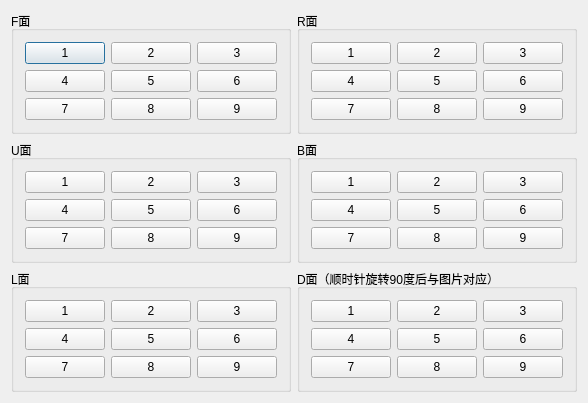
<?xml version="1.0" encoding="UTF-8"?>
<ui version="4.0">
 <class>RecogAreaDialog</class>
 <widget class="QDialog" name="RecogAreaDialog">
  <property name="geometry">
   <rect>
    <x>0</x>
    <y>0</y>
    <width>538</width>
    <height>369</height>
   </rect>
  </property>
  <property name="windowTitle">
   <string>RecogAreaDialog</string>
  </property>
  <layout class="QGridLayout" name="gridLayout_7">
   <item row="0" column="0">
    <widget class="QGroupBox" name="groupBtnBox_1">
     <property name="title">
      <string>F面</string>
     </property>
     <layout class="QGridLayout" name="gridLayout_2">
      <item row="0" column="0">
       <widget class="QPushButton" name="btn_block1_1">
        <property name="text">
         <string>1</string>
        </property>
       </widget>
      </item>
      <item row="0" column="1">
       <widget class="QPushButton" name="btn_block1_2">
        <property name="text">
         <string>2</string>
        </property>
       </widget>
      </item>
      <item row="0" column="2">
       <widget class="QPushButton" name="btn_block1_3">
        <property name="text">
         <string>3</string>
        </property>
       </widget>
      </item>
      <item row="1" column="0">
       <widget class="QPushButton" name="btn_block1_4">
        <property name="text">
         <string>4</string>
        </property>
       </widget>
      </item>
      <item row="1" column="1">
       <widget class="QPushButton" name="btn_block1_5">
        <property name="text">
         <string>5</string>
        </property>
       </widget>
      </item>
      <item row="1" column="2">
       <widget class="QPushButton" name="btn_block1_6">
        <property name="text">
         <string>6</string>
        </property>
       </widget>
      </item>
      <item row="2" column="0">
       <widget class="QPushButton" name="btn_block1_7">
        <property name="text">
         <string>7</string>
        </property>
       </widget>
      </item>
      <item row="2" column="1">
       <widget class="QPushButton" name="btn_block1_8">
        <property name="text">
         <string>8</string>
        </property>
       </widget>
      </item>
      <item row="2" column="2">
       <widget class="QPushButton" name="btn_block1_9">
        <property name="text">
         <string>9</string>
        </property>
       </widget>
      </item>
     </layout>
    </widget>
   </item>
   <item row="0" column="1">
    <widget class="QGroupBox" name="groupBtnBox_2">
     <property name="title">
      <string>R面</string>
     </property>
     <layout class="QGridLayout" name="gridLayout">
      <item row="0" column="0">
       <widget class="QPushButton" name="btn_block2_1">
        <property name="text">
         <string>1</string>
        </property>
       </widget>
      </item>
      <item row="0" column="1">
       <widget class="QPushButton" name="btn_block2_2">
        <property name="text">
         <string>2</string>
        </property>
       </widget>
      </item>
      <item row="0" column="2">
       <widget class="QPushButton" name="btn_block2_3">
        <property name="text">
         <string>3</string>
        </property>
       </widget>
      </item>
      <item row="1" column="0">
       <widget class="QPushButton" name="btn_block2_4">
        <property name="text">
         <string>4</string>
        </property>
       </widget>
      </item>
      <item row="1" column="1">
       <widget class="QPushButton" name="btn_block2_5">
        <property name="text">
         <string>5</string>
        </property>
       </widget>
      </item>
      <item row="1" column="2">
       <widget class="QPushButton" name="btn_block2_6">
        <property name="text">
         <string>6</string>
        </property>
       </widget>
      </item>
      <item row="2" column="0">
       <widget class="QPushButton" name="btn_block2_7">
        <property name="text">
         <string>7</string>
        </property>
       </widget>
      </item>
      <item row="2" column="1">
       <widget class="QPushButton" name="btn_block2_8">
        <property name="text">
         <string>8</string>
        </property>
       </widget>
      </item>
      <item row="2" column="2">
       <widget class="QPushButton" name="btn_block2_9">
        <property name="text">
         <string>9</string>
        </property>
       </widget>
      </item>
     </layout>
     <zorder>btn_block2_7</zorder>
     <zorder>btn_block2_2</zorder>
     <zorder>btn_block2_5</zorder>
     <zorder>btn_block2_3</zorder>
     <zorder>btn_block2_1</zorder>
     <zorder>btn_block2_6</zorder>
     <zorder>btn_block2_8</zorder>
     <zorder>btn_block2_4</zorder>
     <zorder>btn_block2_9</zorder>
    </widget>
   </item>
   <item row="1" column="0">
    <widget class="QGroupBox" name="groupBtnBox_3">
     <property name="title">
      <string>U面</string>
     </property>
     <layout class="QGridLayout" name="gridLayout_3">
      <item row="0" column="0">
       <widget class="QPushButton" name="btn_block3_1">
        <property name="text">
         <string>1</string>
        </property>
       </widget>
      </item>
      <item row="0" column="1">
       <widget class="QPushButton" name="btn_block3_2">
        <property name="text">
         <string>2</string>
        </property>
       </widget>
      </item>
      <item row="0" column="2">
       <widget class="QPushButton" name="btn_block3_3">
        <property name="text">
         <string>3</string>
        </property>
       </widget>
      </item>
      <item row="1" column="0">
       <widget class="QPushButton" name="btn_block3_4">
        <property name="text">
         <string>4</string>
        </property>
       </widget>
      </item>
      <item row="1" column="1">
       <widget class="QPushButton" name="btn_block3_5">
        <property name="text">
         <string>5</string>
        </property>
       </widget>
      </item>
      <item row="1" column="2">
       <widget class="QPushButton" name="btn_block3_6">
        <property name="text">
         <string>6</string>
        </property>
       </widget>
      </item>
      <item row="2" column="0">
       <widget class="QPushButton" name="btn_block3_7">
        <property name="text">
         <string>7</string>
        </property>
       </widget>
      </item>
      <item row="2" column="1">
       <widget class="QPushButton" name="btn_block3_8">
        <property name="text">
         <string>8</string>
        </property>
       </widget>
      </item>
      <item row="2" column="2">
       <widget class="QPushButton" name="btn_block3_9">
        <property name="text">
         <string>9</string>
        </property>
       </widget>
      </item>
     </layout>
    </widget>
   </item>
   <item row="1" column="1">
    <widget class="QGroupBox" name="groupBtnBox_4">
     <property name="title">
      <string>B面</string>
     </property>
     <layout class="QGridLayout" name="gridLayout_4">
      <item row="0" column="0">
       <widget class="QPushButton" name="btn_block4_1">
        <property name="text">
         <string>1</string>
        </property>
       </widget>
      </item>
      <item row="0" column="1">
       <widget class="QPushButton" name="btn_block4_2">
        <property name="text">
         <string>2</string>
        </property>
       </widget>
      </item>
      <item row="0" column="2">
       <widget class="QPushButton" name="btn_block4_3">
        <property name="text">
         <string>3</string>
        </property>
       </widget>
      </item>
      <item row="1" column="0">
       <widget class="QPushButton" name="btn_block4_4">
        <property name="text">
         <string>4</string>
        </property>
       </widget>
      </item>
      <item row="1" column="1">
       <widget class="QPushButton" name="btn_block4_5">
        <property name="text">
         <string>5</string>
        </property>
       </widget>
      </item>
      <item row="1" column="2">
       <widget class="QPushButton" name="btn_block4_6">
        <property name="text">
         <string>6</string>
        </property>
       </widget>
      </item>
      <item row="2" column="0">
       <widget class="QPushButton" name="btn_block4_7">
        <property name="text">
         <string>7</string>
        </property>
       </widget>
      </item>
      <item row="2" column="1">
       <widget class="QPushButton" name="btn_block4_8">
        <property name="text">
         <string>8</string>
        </property>
       </widget>
      </item>
      <item row="2" column="2">
       <widget class="QPushButton" name="btn_block4_9">
        <property name="text">
         <string>9</string>
        </property>
       </widget>
      </item>
     </layout>
    </widget>
   </item>
   <item row="2" column="0">
    <widget class="QGroupBox" name="groupBtnBox_5">
     <property name="title">
      <string>L面</string>
     </property>
     <layout class="QGridLayout" name="gridLayout_5">
      <item row="0" column="0">
       <widget class="QPushButton" name="btn_block5_1">
        <property name="text">
         <string>1</string>
        </property>
       </widget>
      </item>
      <item row="0" column="1">
       <widget class="QPushButton" name="btn_block5_2">
        <property name="text">
         <string>2</string>
        </property>
       </widget>
      </item>
      <item row="0" column="2">
       <widget class="QPushButton" name="btn_block5_3">
        <property name="text">
         <string>3</string>
        </property>
       </widget>
      </item>
      <item row="1" column="0">
       <widget class="QPushButton" name="btn_block5_4">
        <property name="text">
         <string>4</string>
        </property>
       </widget>
      </item>
      <item row="1" column="1">
       <widget class="QPushButton" name="btn_block5_5">
        <property name="text">
         <string>5</string>
        </property>
       </widget>
      </item>
      <item row="1" column="2">
       <widget class="QPushButton" name="btn_block5_6">
        <property name="text">
         <string>6</string>
        </property>
       </widget>
      </item>
      <item row="2" column="0">
       <widget class="QPushButton" name="btn_block5_7">
        <property name="text">
         <string>7</string>
        </property>
       </widget>
      </item>
      <item row="2" column="1">
       <widget class="QPushButton" name="btn_block5_8">
        <property name="text">
         <string>8</string>
        </property>
       </widget>
      </item>
      <item row="2" column="2">
       <widget class="QPushButton" name="btn_block5_9">
        <property name="text">
         <string>9</string>
        </property>
       </widget>
      </item>
     </layout>
    </widget>
   </item>
   <item row="2" column="1">
    <widget class="QGroupBox" name="groupBtnBox_6">
     <property name="title">
      <string>D面（顺时针旋转90度后与图片对应）</string>
     </property>
     <layout class="QGridLayout" name="gridLayout_6">
      <item row="0" column="0">
       <widget class="QPushButton" name="btn_block6_1">
        <property name="text">
         <string>1</string>
        </property>
       </widget>
      </item>
      <item row="0" column="1">
       <widget class="QPushButton" name="btn_block6_2">
        <property name="text">
         <string>2</string>
        </property>
       </widget>
      </item>
      <item row="0" column="2">
       <widget class="QPushButton" name="btn_block6_3">
        <property name="text">
         <string>3</string>
        </property>
       </widget>
      </item>
      <item row="1" column="0">
       <widget class="QPushButton" name="btn_block6_4">
        <property name="text">
         <string>4</string>
        </property>
       </widget>
      </item>
      <item row="1" column="1">
       <widget class="QPushButton" name="btn_block6_5">
        <property name="text">
         <string>5</string>
        </property>
       </widget>
      </item>
      <item row="1" column="2">
       <widget class="QPushButton" name="btn_block6_6">
        <property name="text">
         <string>6</string>
        </property>
       </widget>
      </item>
      <item row="2" column="0">
       <widget class="QPushButton" name="btn_block6_7">
        <property name="text">
         <string>7</string>
        </property>
       </widget>
      </item>
      <item row="2" column="1">
       <widget class="QPushButton" name="btn_block6_8">
        <property name="text">
         <string>8</string>
        </property>
       </widget>
      </item>
      <item row="2" column="2">
       <widget class="QPushButton" name="btn_block6_9">
        <property name="text">
         <string>9</string>
        </property>
       </widget>
      </item>
     </layout>
    </widget>
   </item>
  </layout>
 </widget>
 <layoutdefault spacing="6" margin="11"/>
 <resources/>
 <connections/>
</ui>
